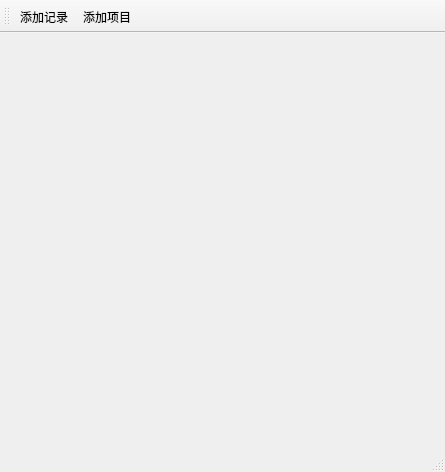
<?xml version="1.0" encoding="UTF-8"?>
<ui version="4.0">
 <class>MainWindow</class>
 <widget class="QMainWindow" name="MainWindow">
  <property name="geometry">
   <rect>
    <x>0</x>
    <y>0</y>
    <width>445</width>
    <height>472</height>
   </rect>
  </property>
  <property name="windowTitle">
   <string>MainWindow</string>
  </property>
  <widget class="QWidget" name="centralwidget"/>
  <widget class="QStatusBar" name="statusbar"/>
  <widget class="QToolBar" name="toolBar">
   <property name="windowTitle">
    <string>toolBar</string>
   </property>
   <attribute name="toolBarArea">
    <enum>TopToolBarArea</enum>
   </attribute>
   <attribute name="toolBarBreak">
    <bool>false</bool>
   </attribute>
   <addaction name="action_addRecord"/>
   <addaction name="action_addItem"/>
  </widget>
  <action name="action_addRecord">
   <property name="text">
    <string>添加记录</string>
   </property>
  </action>
  <action name="action_addItem">
   <property name="text">
    <string>添加项目</string>
   </property>
  </action>
 </widget>
 <resources/>
 <connections/>
</ui>
